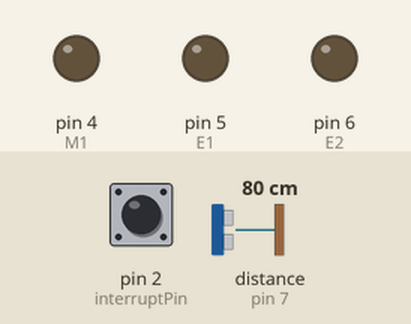
Bench run of a sketch on a simulated Arduino Uno, built with avr-gcc and run on an emulated ATmega328P. Shown: output pins drawn as LEDs (lit = HIGH). Wiring (inferred from the names in the program): ultrasonic range finder: trigger pin 7; echo pin 7. The inputs (shaded band) are chosen by the test bench; at power-on: distance to the obstacle (sensor on pin 7) 80 cm, pin 2 (interruptPin) HIGH. The echo pulse lasts 58.3 µs per cm.

Above: at 1.2 s.
1.3 s: distance to the obstacle (sensor on pin 7) set to 12 cm
2.8 s: distance to the obstacle (sensor on pin 7) set to 9 cm
At 3.3 s:
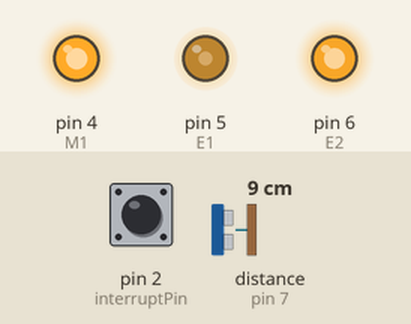
4.3 s: pin 2 (interruptPin) pulled LOW for 0.15 s
At 5.6 s:
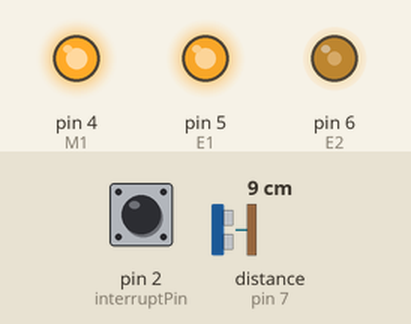
Timing chart, 0 to 7.3 s (numbered marks = the images above; inputs shaded):
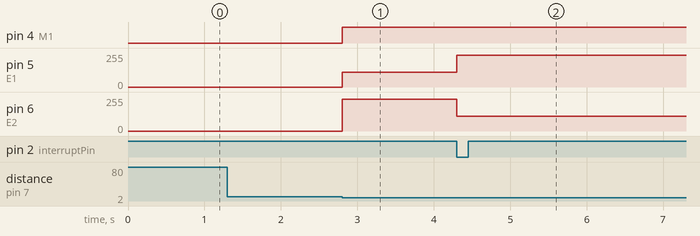

The sketch:

bababw.ino
```cpp
// VARIABLES ET CONSTANTE UKTRASONNIC
const int S = 7; //droit
long microsecondsToInches(long microseconds) { return microseconds / 74 / 2; }
long microsecondsToCentimeters(long microseconds) {return microseconds / 29 / 2; }

//VARIABLES MOTEUR
int M1 = 4; //moteur droit connecté au pin4
int M2 = 7; //moteur gauche connecté au pin 6
int E1 = 5; //pour controler la vitesse du moteur droit
int E2 = 6; //pour controler la vitesse du moteur gauche

// Configuration de la broche d'interruption
#define interruptPin 2
volatile bool interruptFlag = false;
void interruptFunction() {
  interruptFlag = true;
}

// Variables line finder

const int capteurDroit = A0; // Connecter le capteur Droit en A0
const int capteurGauche = A2; // Connecter le capteur Gauche en A

void setup() {

  //moteur
  pinMode (M1, OUTPUT); //moteur droit en sortie
  pinMode (M2, OUTPUT); //moteur gauche en sortie
  Serial.begin(9600);


  // Configuration de la broche d'interruption
  pinMode(interruptPin, INPUT_PULLUP);
  attachInterrupt(digitalPinToInterrupt(interruptPin), interruptFunction, FALLING);


//line finder
  pinMode(capteurDroit, INPUT); //capteur droit recois le signal lumineux
  pinMode(capteurGauche, INPUT); //capteur gauche recois le signal lumineux
  Serial.begin(9600); // Initialise la communication série à 9600 bauds

}


void loop() {

  float distance = 0;
  long duration = 0;
while (distance < 10) {
long duration, distancei, distance;

  pinMode(S, OUTPUT);
  digitalWrite(S, LOW);
  delayMicroseconds(2);
  digitalWrite(S, HIGH);
  delayMicroseconds(5);
  digitalWrite(S, LOW);

  pinMode(S, INPUT);
  duration = pulseIn(S, HIGH);

  distancei = microsecondsToInches(duration);
  distance = microsecondsToCentimeters(duration);

    if (distance < 4 || interruptFlag) { //-->gauche
      digitalWrite(M1, HIGH);
    analogWrite(E1, 240);
    digitalWrite(M2, HIGH);
    analogWrite(E2, 110);
    }

else if (distance < 10 && distance > 7) { //--> droite
      digitalWrite(M1, HIGH);
    analogWrite(E1, 110);
    digitalWrite(M2, HIGH);
    analogWrite(E2, 240);
    }
    else if (distance > 4 && distance < 7){ //avancer
    digitalWrite(M1, HIGH);
    analogWrite(E1, 150);
    digitalWrite(M2, HIGH); //Roue gauche avance a une vistesse max
    analogWrite(E2, 150);
    }
  }
  delay(100);

  // Réinitialiser le drapeau d'interruption
    interruptFlag = false;

// Attendre un certain temps avant de reprendre le programme
    delay(5000);

int etatDroit = digitalRead(capteurDroit); // Lit l'état du capteur droit
  int etatGauche = digitalRead(capteurGauche); // Lit l'état du capteur gauche

  if (etatGauche == LOW && etatDroit == LOW) { // les deux HORS ligne --> AVANCER
    digitalWrite(M1, HIGH);
    analogWrite(E1, 150);
    digitalWrite(M2, HIGH); //Roue gauche avance a une vistesse max
    analogWrite(E2, 150);
  }
else if (etatGauche == HIGH && etatDroit == HIGH) { // les deux surligne --> AVANCER
     digitalWrite(M1, HIGH);
    analogWrite(E1, 150);
    digitalWrite(M2, HIGH); //Roue gauche avance a une vistesse max
    analogWrite(E2, 150);
}

  else if (etatGauche == LOW && etatDroit == HIGH) { //droit SURligne -->DROITE
		digitalWrite(M1, HIGH);
    analogWrite(E1, 80);
    digitalWrite(M2, HIGH); //Roue gauche avance a une vistesse max
    analogWrite(E2, 125);
  }

 else if (etatGauche == HIGH && etatDroit == LOW) { //gauche sur ligneligne -->gauche
		digitalWrite(M1, HIGH);
    analogWrite(E1, 125);
    digitalWrite(M2, HIGH); //Roue gauche avance a une vistesse max
    analogWrite(E2, 80);
}
delay(5);
}
```

Measured:
- the behaviour switches between 11 and 10 cm on distance to the obstacle (sensor on pin 7) (found by bisection; images 0 and 1)
- after the input at 1.3 s, every drawn part: stays the same
- after the input at 2.8 s, pin 4 (M1): LOW → HIGH at once; pin 5 (E1): 0/255 → 110/255 at once; pin 6 (E2): 0/255 → 240/255 at once
- after the input at 4.3 s, pin 5 (E1): 110/255 → 240/255 at once; pin 6 (E2): 240/255 → 110/255 at once
